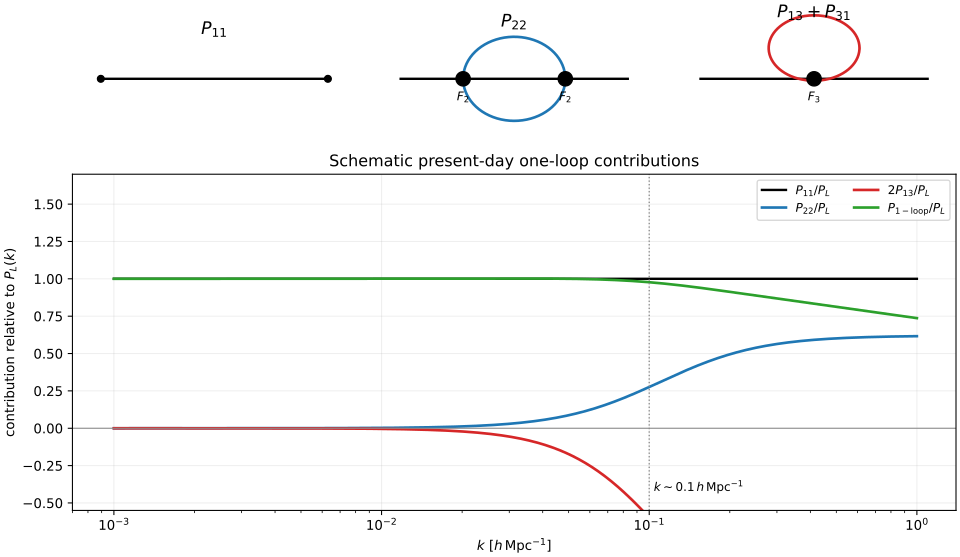

Write Python code to recreate this figure.
#!/usr/bin/env python3
"""Generate paper-312-one-loop-matter-power.svg."""

from pathlib import Path

import matplotlib.pyplot as plt
import numpy as np

plt.rcParams["svg.hashsalt"] = "codex-wiki"


def save(fig: plt.Figure) -> None:
    output = Path(__file__).with_suffix(".svg")
    fig.savefig(output, metadata={"Date": None})
    plt.close(fig)
    output.write_text(
        "\n".join(line.rstrip() for line in output.read_text().splitlines()) + "\n"
    )


fig = plt.figure(figsize=(10.0, 5.8), layout="constrained")
grid = fig.add_gridspec(2, 3, height_ratios=(1.0, 2.5))


def external_line(ax: plt.Axes) -> None:
    ax.plot((-1.0, 1.0), (0.0, 0.0), color="black", linewidth=1.8)
    ax.set_xlim(-1.25, 1.25)
    ax.set_ylim(-0.72, 0.72)
    ax.axis("off")


ax = fig.add_subplot(grid[0, 0])
external_line(ax)
ax.scatter((-1.0, 1.0), (0.0, 0.0), color="black", s=26, zorder=3)
ax.text(0.0, 0.48, r"$P_{11}$", ha="center", fontsize=13)

ax = fig.add_subplot(grid[0, 1])
external_line(ax)
theta = np.linspace(0.0, 2.0 * np.pi, 300)
ax.plot(0.45 * np.cos(theta), 0.45 * np.sin(theta), color="#1f77b4", linewidth=2.0)
ax.scatter((-0.45, 0.45), (0.0, 0.0), color="black", s=115, zorder=3)
ax.text(0.0, 0.56, r"$P_{22}$", ha="center", fontsize=13)
ax.text(-0.45, -0.23, r"$F_2$", ha="center", fontsize=9)
ax.text(0.45, -0.23, r"$F_2$", ha="center", fontsize=9)

ax = fig.add_subplot(grid[0, 2])
external_line(ax)
ax.plot(0.40 * np.cos(theta), 0.33 + 0.35 * np.sin(theta), color="#d62728", linewidth=2.0)
ax.scatter((0.0,), (0.0,), color="black", s=115, zorder=3)
ax.text(0.0, 0.66, r"$P_{13}+P_{31}$", ha="center", fontsize=13)
ax.text(0.0, -0.23, r"$F_3$", ha="center", fontsize=9)

ax = fig.add_subplot(grid[1, :])
k = np.logspace(-3.0, 0.0, 500)
transition = 1.0 / (1.0 + (0.11 / k) ** 2.3)
p22 = 0.62 * transition
p13 = -0.78 * transition * (k / 0.35) ** 0.12
linear = np.ones_like(k)
one_loop = linear + p22 + p13
ax.plot(k, linear, color="black", linewidth=1.8, label=r"$P_{11}/P_L$")
ax.plot(k, p22, color="#1f77b4", linewidth=2.0, label=r"$P_{22}/P_L$")
ax.plot(k, 2.0 * p13, color="#d62728", linewidth=2.0, label=r"$2P_{13}/P_L$")
ax.plot(k, one_loop, color="#2ca02c", linewidth=2.0, label=r"$P_{\rm 1-loop}/P_L$")
ax.axhline(0.0, color="0.55", linewidth=0.8)
ax.axvline(0.1, color="0.55", linestyle=":", linewidth=1.0)
ax.text(0.104, -0.42, r"$k\sim0.1\,h\,{\rm Mpc}^{-1}$", fontsize=9)
ax.set_xscale("log")
ax.set_xlim(7e-4, 1.4)
ax.set_ylim(-0.55, 1.7)
ax.set_xlabel(r"$k\ [h\,{\rm Mpc}^{-1}]$")
ax.set_ylabel(r"contribution relative to $P_L(k)$")
ax.set_title("Schematic present-day one-loop contributions")
ax.grid(alpha=0.2)
ax.legend(loc="upper right", ncols=2, fontsize=9)

save(fig)
